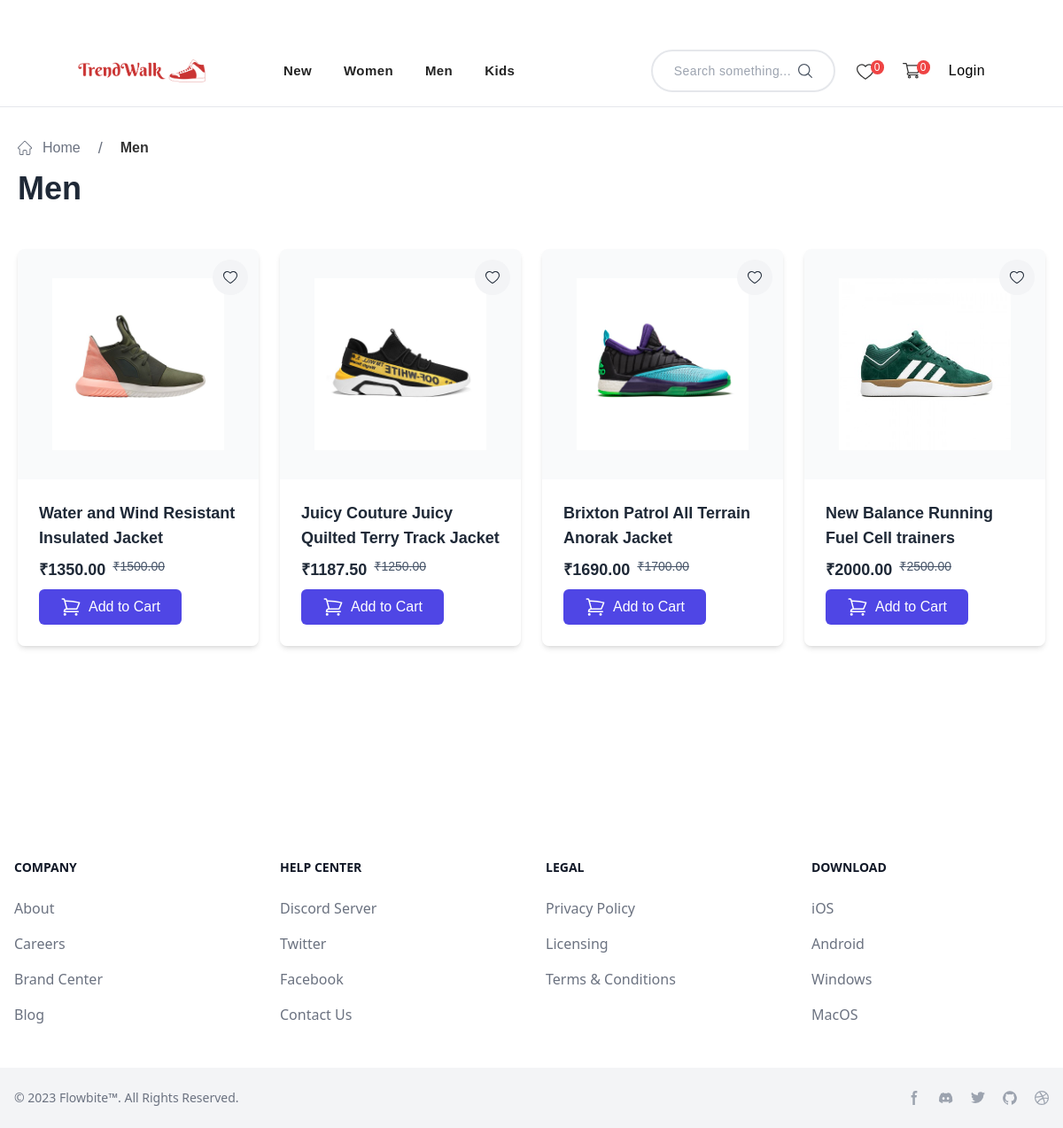
/category/main-category/men/, run on the app's committed database.
### category/models.py (models this page shows, shortened)
class MainCategory(models.Model):
    name = models.CharField(max_length=100)
    description = models.TextField(blank=True, null=True)
    slug = models.SlugField(unique=True)

### product/models.py (models this page shows, shortened)
class Product(models.Model):
    name = models.CharField(max_length=255)
    small_description = HTMLField(blank=True, null=True)
    description = HTMLField(blank=True, null=True)
    normal_price = models.DecimalField(max_digits=10, decimal_places=2)  # Original price
    discount = models.DecimalField(max_digits=5, decimal_places=2, default=0)  # Discount amount
    final_price = models.DecimalField(max_digits=10, decimal_places=2, editable=False)  # Final price after discount
    sku = models.CharField(max_length=100, unique=True)  # Stock Keeping Unit
    stock = models.PositiveIntegerField()  # Available stock
    image = models.ImageField(upload_to='products/')  # Main product image
    extra_images = models.ImageField(upload_to='products/extra/', blank=True, null=True)  # Extra image 1
    extra_image_2 = models.ImageField(upload_to='products/extra/', blank=True, null=True)  # Extra image 2
    extra_image_3 = models.ImageField(upload_to='products/extra/', blank=True, null=True)  # Extra image 3
    extra_image_4 = models.ImageField(upload_to='products/extra/', blank=True, null=True)  # Extra image 4
    sub_category = models.ForeignKey(SubCategory, on_delete=models.CASCADE, related_name='products')  # Related sub-category
    main_category = models.ForeignKey(MainCategory, on_delete=models.CASCADE, related_name='products', null=True, blank=True)  # Related main category
    super_category = models.ForeignKey(SuperCategory, on_delete=models.CASCADE, related_name='products', null=True, blank=True)  # Related super category
    slug = models.SlugField(unique=True)  # Slug for SEO-friendly URLs
    sizes = models.ManyToManyField(Size, related_name='products')  # Many-to-many relationship with sizes
    created_at = models.DateTimeField(auto_now_add=True)  # Timestamp when created
    updated_at = models.DateTimeField(auto_now=True)  # Timestamp when updated
    is_active = models.BooleanField(default=True)  # Product availability

### category/views.py (the view)
# urls.py: path('main-category/<str:slug>/', main_category_view, name='main_category'),
def main_category_view(request, slug):
    main_category = get_object_or_404(MainCategory, slug=slug)
    product_list = Product.objects.filter(main_category=main_category)
    return render(request, 'category/main_category.html', {'category': main_category, 'product_list': product_list})

### accounts/context_processors.py (called while the page is built)
def profile(request):
    profile_image = None
    profile_instance = None
    if request.user.is_authenticated:
        try:
            profile_instance = Profile.objects.get(user=request.user)
            profile_image = profile_instance.avatar  # Accessing the avatar property
        except Profile.DoesNotExist:
            profile_image = None
    return {'profile': profile_instance, 'profile_image': profile_image}

### category/context_processors.py (called while the page is built)
def categories(request):
    main_categories = MainCategory.objects.all()
    return {'main_categories': main_categories}

### orders/context_processors.py (called while the page is built)
def wishlist_count(request):
    if request.user.is_authenticated:
        wishlist_count = Wishlist.objects.filter(user=request.user).count()
    else:
        wishlist_count = 0
    return {'wishlist_count': wishlist_count}

def cart_item_count(request):
    if request.user.is_authenticated:
        cart_item_count = CartItem.objects.filter(cart__user=request.user).count()
    else:
        cart_item_count = 0
    return {'cart_item_count': cart_item_count}

### category/templates/category/main_category.html (shortened to what this page needs)
{% extends "base.html" %}
{% load static %}
{% block content%}
<div class="font-[sans-serif]  py-4 mx-auto lg:max-w-7xl sm:max-w-full px-5">
<ul class="flex mb-3 space-x-5 font-[sans-serif] mt-4">
    <li class="text-gray-500 text-base cursor-pointer flex items-center">
      Home
    </li>
    <li class="text-gray-500 text-lg">/</li>
    <li class="text-[#333] text-base font-bold cursor-pointer flex items-center">
      {{category.name}}
    </li>
  </ul>
    {% if category.name %}
    <h2 class="text-4xl font-extrabold text-gray-800  mb-12">{{category.name}}</h2>
    {% else %}
    <h2 class="text-4xl font-extrabold text-gray-800  mb-12">Latest Products</h2>
    {% endif %}
    <div class="grid  grid-cols-1 sm:grid-cols-2 md:grid-cols-3 lg:grid-cols-4 gap-6">
{% include 'includes/product_view.html' %}
    </div>
</div>
{% endblock %}

### templates/includes/header.html (shortened to what this page needs)
{% load static %}
<header class=' flex flex-col gap-3 md:flex-row bg-white border-b py-4 sm:px-8 px-6 font-[sans-serif] min-h-[80px] mx-auto tracking-wide relative z-50 mt-10 justify-center'>
    <div class=' container flex flex-wrap items-center lg:gap-y-2 gap-4 w-full'>
      <a href="{% url 'home' %}"><img src="{% static 'images/logo-1.png' %}" alt="logo" class='w-36' />
      </a>
      <div id="collapseMenu"
        class='lg:ml-10 max-lg:hidden lg:!block max-lg:before:fixed max-lg:before:bg-black max-lg:before:opacity-50 max-lg:before:inset-0 max-lg:before:z-50'>
        <ul
          class='lg:flex lg:gap-x-3 max-lg:space-y-3 max-lg:fixed max-lg:bg-white max-lg:w-1/2 max-lg:min-w-[300px] max-lg:top-0 max-lg:left-0 mx-5 max-lg:p-6 max-lg:h-full max-lg:shadow-md max-lg:overflow-auto z-50'>
          <li class='max-lg:border-b max-lg:py-3 px-3'><a href="{% url 'latest_product' %}"
              class='text-[#232323] hover:text-[#007bff] text-[15px] block font-semibold'>New</a></li>
          {% for main_categories in main_categories%}
          <li class='max-lg:border-b max-lg:py-3 px-3'>
            <a href="{% url 'main_category' slug=main_categories.slug %}"
               class='text-[#232323] hover:text-[#007bff] text-[15px] block font-semibold'>
                {{ main_categories.name }}
            </a>
        </li>
            {% endfor %}
        </ul>
      </div>
      <div class="flex gap-x-6 gap-y-4 ml-auto">
        <div class="flex border-2 focus-within:border-gray-400 rounded-full px-6 py-3 overflow-hidden max-w-52 max-lg:hidden">
          <form method="GET" action="{% url 'search' %}" class="w-full flex">
            <input
              type="text"
              name="q"
              placeholder="Search something..."
              class="w-full text-sm bg-transparent outline-none pr-2"
              required
            />
            <button type="submit">
            </button>
          </form>
        </div>
        <div class='flex items-center space-x-8'>
          <span class="relative">
            <a href="{% url 'wishlist' %}">
          </a>
            <span class="absolute left-auto -ml-1 top-0 rounded-full bg-red-500 px-1 py-0 text-xs text-white">{{wishlist_count }}</span>
          </span>
          <span class="relative">
            <a href="{% url 'cart' %}">
          </a>
            <span class="absolute left-auto -ml-1 top-0 rounded-full bg-red-500 px-1 py-0 text-xs text-white">{{cart_item_count}}</span>
          </span>
          <span class="relative flex">
            {% if request.user.is_authenticated %}
           <a href="{% url 'profile' %}"> <img src="{{profile.avatar}}" alt="logo" class='w-8 rounded-full' /></a>
            {% else %}
            <a href="{% url 'account_login' %}"><button>Login</button></a>
            {% endif %}
          </span>
        </div>
      </div>
    </div>
      {% include 'particles/togglemenu.html' %}
  </header>

### category/templates/includes/product_view.html (shortened to what this page needs)
{% for item in product_list %}
<a href="{% url 'product' slug=item.slug %}">
      <div
        class="bg-gray-50 shadow-md overflow-hidden rounded-lg cursor-pointer hover:-translate-y-2 transition-all relative">
        <div
          class="bg-gray-100 w-10 h-10 flex items-center justify-center rounded-full cursor-pointer absolute top-3 right-3">
        </div>
        <div class="w-5/6 h-[260px] p-4 overflow-hidden mx-auto aspect-w-16 aspect-h-8">
          <img src="{{item.image.url}}" alt="Product 1"
            class="h-full w-full object-contain" />
        </div>
        <div class="p-6 bg-white">
          <h3 class="text-lg font-bold text-gray-800">{{item.name}}</h3>
          <span class="flex justify-start align-bottom gap-2">
          <h4 class="text-lg text-gray-800 font-bold mt-2">₹{{item.final_price}}</h4>
          <h5 class="text-sm font-bol text-slate-600 line-through d mt-2">₹{{item.normal_price}}</h5>
          </span>
          <button
          class="bg-indigo-600 flex gap-2 items-center text-white px-6 mt-2 py-2 rounded-md hover:bg-indigo-700 focus:outline-none focus:ring-2 focus:ring-indigo-500 focus:ring-offset-2">
          Add to Cart
      </button>
        </div>
      </div>
    </a>
{% endfor %}

### data on the page
MainCategory: name "Women"
MainCategory: name "Men"
MainCategory: name "Kids"
Product: image (picture), name "Water and Wind Resistant Insulated Jacket", final_price "1350.00", normal_price "1500.00"
Product: image (picture), name "Juicy Couture Juicy Quilted Terry Track Jacket", final_price "1187.50", normal_price "1250.00"
Product: image (picture), name "Brixton Patrol All Terrain Anorak Jacket", final_price "1690.00", normal_price "1700.00"
Product: image (picture), name "New Balance Running Fuel Cell trainers", final_price "2000.00", normal_price "2500.00"

### other printed values
{{ wishlist_count }} "0"
{{ cart_item_count }} "0"
